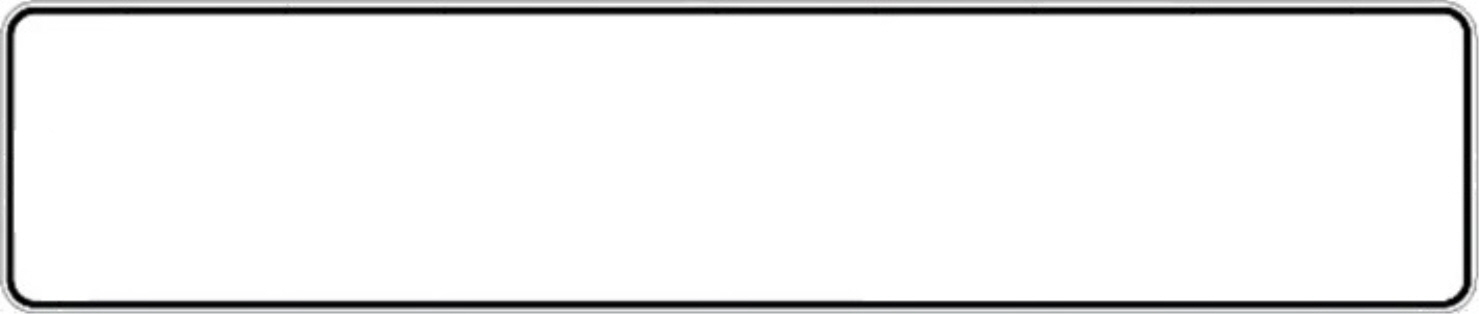
#> input picture kor_license_plate_generator/plate.jpg, 1479 x 314 px
$ python Generator_perspective.py
#> lines starting #> are read from the running program, lines starting #| are printed output that depends on the picture
import os
import random
import cv2
import argparse
import numpy as np


# [31 lines left out: function image_augmentation, not called in this run]


class ImageGenerator:
    def __init__(self, save_path):
#> called with save_path = '../DB/train/'
        self.save_path = save_path
        # Plate
        self.plate = cv2.imread("plate.jpg")
#> self.plate is the input picture: shape (314, 1479, 3); mean B, G, R 239.8, 239.7, 239.7
        self.plate2 = cv2.imread("plate_y.jpg")
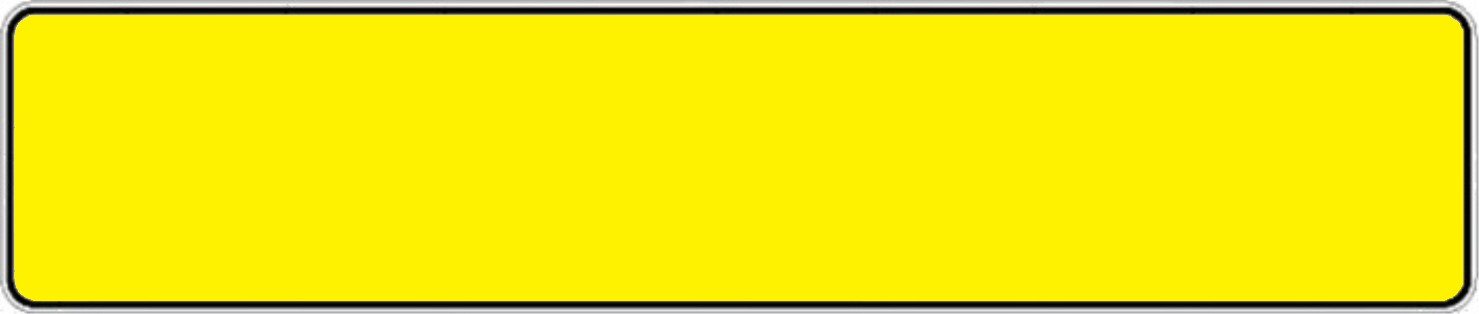
#> input picture kor_license_plate_generator/plate_y.jpg, 1479 x 314 px
#> self.plate2 is the input picture: shape (314, 1479, 3); mean B, G, R 13.2, 228.8, 239.4
        self.plate3 = cv2.imread("plate_g.jpg")
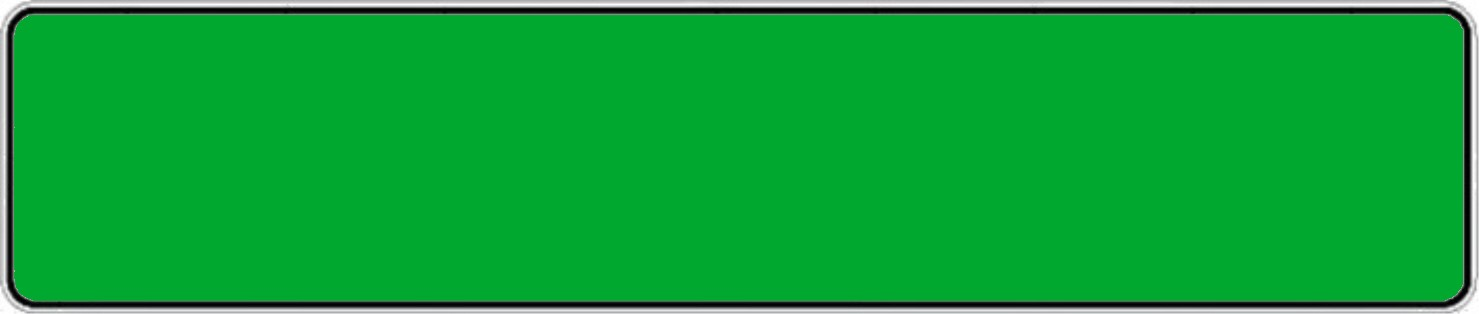
#> input picture kor_license_plate_generator/plate_g.jpg, 1479 x 314 px
#> self.plate3 is the input picture: shape (314, 1479, 3); mean B, G, R 55.1, 162.8, 13.1

        # loading Number ====================  white-one-line  ==========================
        file_path = "./num/"
        file_list = os.listdir(file_path)
        self.Number = list()
        self.number_list = list()
        for file in file_list:
            img_path = os.path.join(file_path, file)
            img = cv2.imread(img_path)
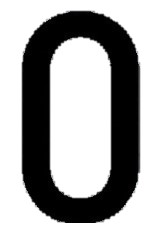
#> input picture kor_license_plate_generator/num/0.jpg, 160 x 236 px
#> img is the input picture: shape (236, 160, 3); mean B, G, R 165.4, 165.4, 165.4
            self.Number.append(img)
            self.number_list.append(file[0:-4])

        # loading Char
        file_path = "./char1/"
#> (the run stopped early here; a loop or call above may not have finished)
